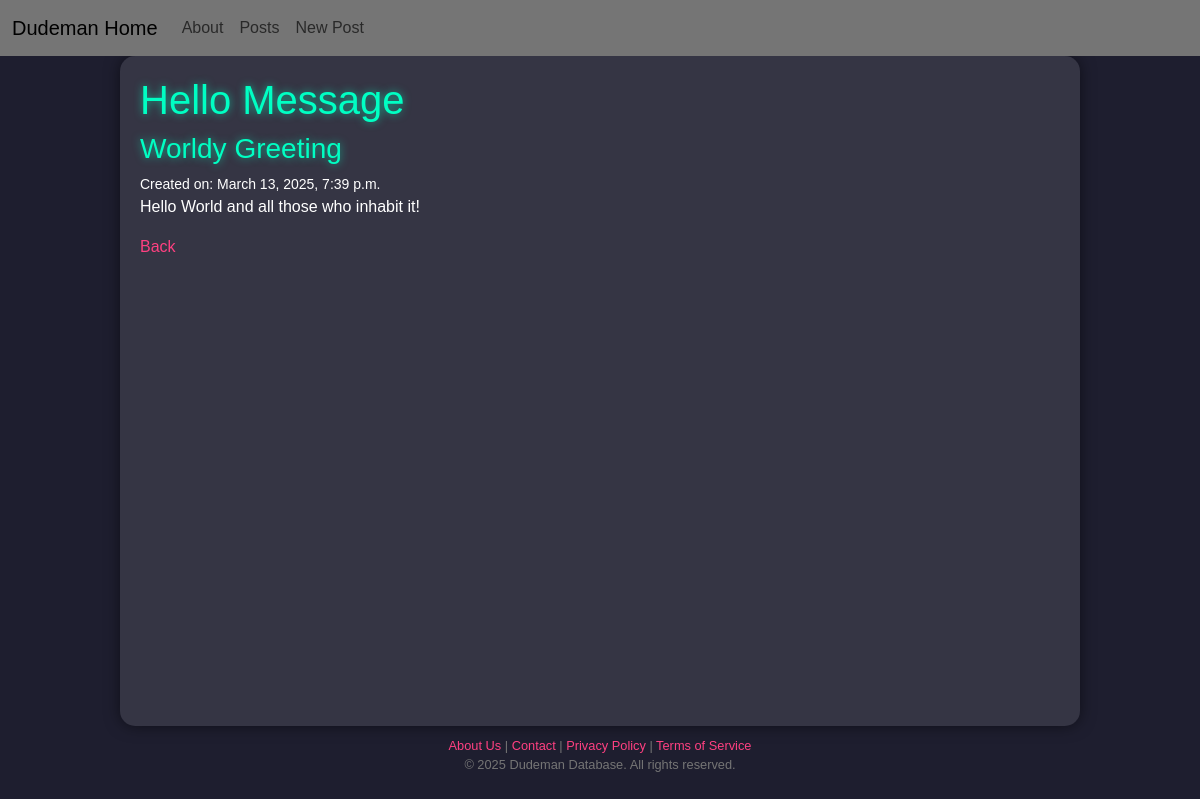
The app's page /posts/1/ with its own data.
### posts/models.py (models this page shows, shortened)
class Post(models.Model):                                   #inheritance
    title = models.CharField(max_length=128)                #composition
    subtitle = models.CharField(max_length=256)             #composition
    body = models.TextField()                               #composition
    created_on = models.DateTimeField(auto_now_add=True)    #composition

### posts/views.py (the view)
# urls.py: path("<int:pk>/", views.PostDetailView.as_view(), name="detail"),
class PostDetailView(DetailView):
    template_name = "posts/detail.html"
    model = Post

### templates/posts/detail.html (shortened to what this page needs)
{% extends 'base.html' %}
{% block content %}
<h1>{{ post.title }}</h1>
<h3>{{ post.subtitle }}</h3>
<small>Created on: {{ post.created_on }}</small>
<p>{{ post.body }}</p>
<a href="{% url 'list' %}" class="card-link">Back</a>
{% endblock content %}

### static/css/base.css (style rules this page uses)
body, html { margin: 0; padding: 0; box-sizing: border-box; }
body { background-color: #1e1e2f; color: #ffffff; font-family: 'Press Start 2P', sans-serif; min-height: 100vh; display: flex; flex-direction: column; }
h1, h2, h3, h4, h5, h6 { color: #00ffc3; text-shadow: 0 0 8px rgba(0, 255, 195, 0.6); }
a { color: #ff4081; text-decoration: none; transition: color 0.3s ease-in-out; }

### records on screen
Post: title "Hello Message", subtitle "Worldy Greeting", created_on "March 13, 2025, 7:39 p.m.", body "Hello World and all those who inhabit it!"
